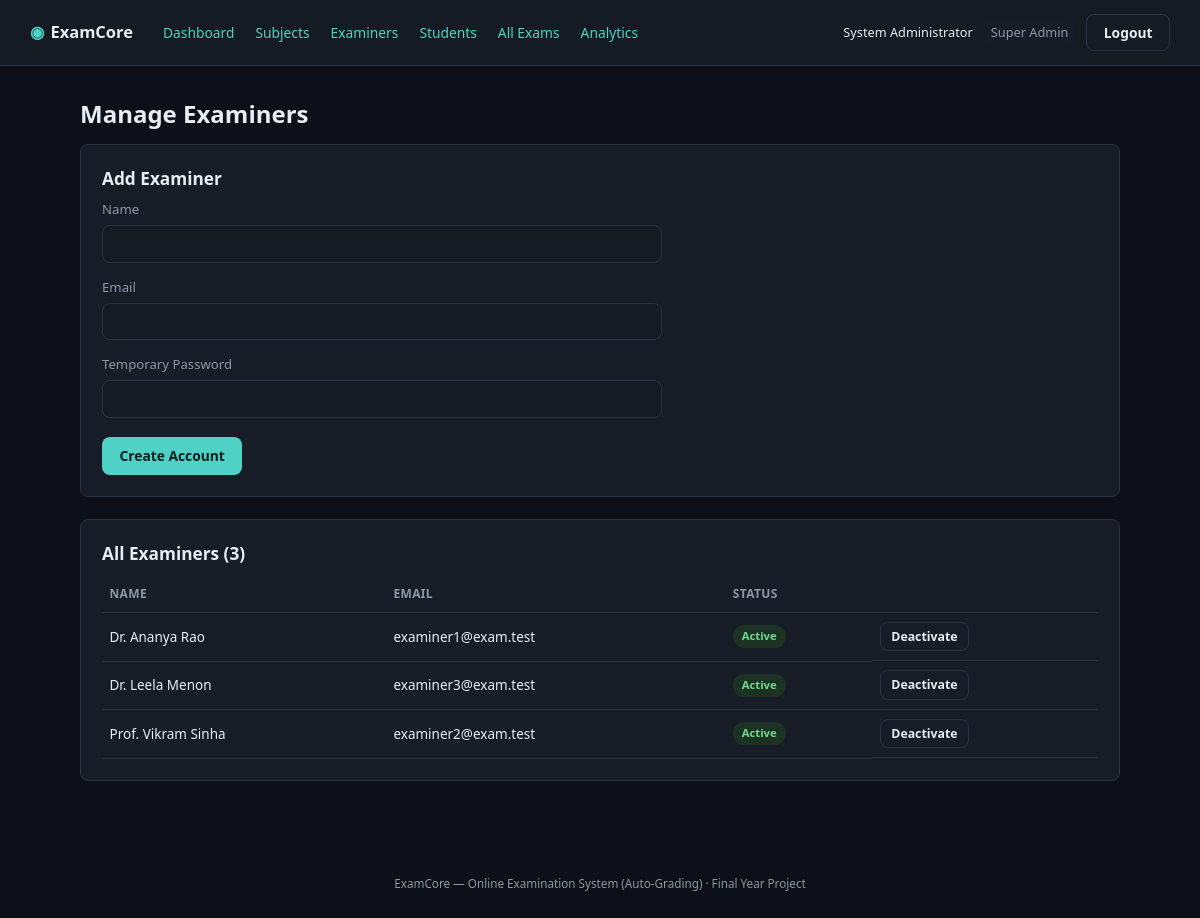
Screenshot of /index.php?route=admin/examiners (signed in) with the database file from the repository.
### tables this page shows
CREATE TABLE users (
    id            INT AUTO_INCREMENT PRIMARY KEY,
    name          VARCHAR(100) NOT NULL,
    email         VARCHAR(150) NOT NULL UNIQUE,
    password      VARCHAR(255) NOT NULL,
    role          ENUM('super_admin','examiner','student') NOT NULL,
    status        ENUM('active','inactive') NOT NULL DEFAULT 'active',
    created_at    TIMESTAMP NOT NULL DEFAULT CURRENT_TIMESTAMP
);

### app/controllers/AdminController.php (called while the page is built, shortened)
<?php
require_once __DIR__ . '/../models/User.php';
class AdminController
{
    public function examiners(): void
    {
        $examiners = User::allByRole('examiner');
        $pageTitle = 'Manage Examiners';
        require __DIR__ . '/../views/admin/examiners.php';
    }
}

### public/index.php (called while the page is built, shortened)
<?php
require_once __DIR__ . '/../core/helpers.php';
require_once __DIR__ . '/../core/Database.php';
require_once __DIR__ . '/../app/controllers/AdminController.php';
$router = new Router();
$router->get('login', fn() => (new AuthController())->showLogin());
$router->post('login', fn() => (new AuthController())->login());
$router->post('logout', fn() => (new AuthController())->logout());
$router->get('admin/dashboard', fn() => (new AdminController())->dashboard());
$router->get('admin/subjects', fn() => (new AdminController())->subjects());
$router->post('admin/subjects/store', fn() => (new AdminController())->subjectStore());
$router->post('admin/subjects/update', fn() => (new AdminController())->subjectUpdate());
$router->post('admin/subjects/delete', fn() => (new AdminController())->subjectDelete());
$router->get('admin/examiners', fn() => (new AdminController())->examiners());
$router->post('admin/examiners/store', fn() => (new AdminController())->examinerStore());
$router->post('admin/examiners/status', fn() => (new AdminController())->examinerToggleStatus());
$router->get('admin/students', fn() => (new AdminController())->students());
$router->post('admin/students/store', fn() => (new AdminController())->studentStore());
$router->post('admin/students/status', fn() => (new AdminController())->studentToggleStatus());
$router->get('admin/exams', fn() => (new AdminController())->exams());
$router->get('admin/analytics', fn() => (new AdminController())->analytics());
$router->get('examiner/dashboard', fn() => (new ExaminerController())->dashboard());
$router->get('examiner/exams', fn() => (new ExaminerController())->exams());
$router->get('examiner/exams/create', fn() => (new ExaminerController())->examCreateForm());
$router->post('examiner/exams/store', fn() => (new ExaminerController())->examStore());
$router->get('examiner/exams/edit', fn() => (new ExaminerController())->examEditForm());
$router->post('examiner/exams/update', fn() => (new ExaminerController())->examUpdate());
$router->post('examiner/exams/delete', fn() => (new ExaminerController())->examDelete());
$router->post('examiner/exams/publish', fn() => (new ExaminerController())->examPublishToggle());
$router->get('examiner/questions', fn() => (new ExaminerController())->questions());
$router->post('examiner/questions/store', fn() => (new ExaminerController())->questionStore());
$router->post('examiner/questions/update', fn() => (new ExaminerController())->questionUpdate());
$router->post('examiner/questions/delete', fn() => (new ExaminerController())->questionDelete());
$router->get('examiner/results', fn() => (new ExaminerController())->results());
$router->get('examiner/analytics', fn() => (new ExaminerController())->analytics());
$router->get('student/dashboard', fn() => (new StudentController())->dashboard());
$router->get('student/exams', fn() => (new StudentController())->exams());
$router->get('student/exam/start', fn() => (new StudentController())->examStart());
$router->get('student/exam/attempt', fn() => (new StudentController())->examAttempt());
$router->post('student/exam/autosave', fn() => (new StudentController())->autosave());
$router->post('student/exam/violation', fn() => (new StudentController())->violation());
$router->post('student/exam/submit', fn() => (new StudentController())->submit());
$router->get('student/results', fn() => (new StudentController())->results());
$router->get('student/results/view', fn() => (new StudentController())->resultView());
$route = $_GET['route'] ?? '';
$router->dispatch($_SERVER['REQUEST_METHOD'], $route);

### core/Router.php (called while the page is built, shortened)
<?php
class Router
{
    private array $routes = ['GET' => [], 'POST' => []];
    public function get(string $route, callable $handler): void
    {
        $this->routes['GET'][$route] = $handler;
    }
    public function post(string $route, callable $handler): void
    {
        $this->routes['POST'][$route] = $handler;
    }
    public function dispatch(string $method, string $route): void
    {
        $handler = $this->routes[$method][$route] ?? null;
        try {
            $handler();
        } catch (Throwable $e) {
            error_log($e->getMessage());
            http_response_code(500);
            require __DIR__ . '/../app/views/errors/500.php';
        }
    }
}

### core/helpers.php (called while the page is built, shortened)
<?php
function e(?string $value): string
{
    return htmlspecialchars($value ?? '', ENT_QUOTES, 'UTF-8');
}

### config/database.php (called while the page is built)
<?php
return [
    'host'     => '127.0.0.1',
    'port'     => 3306,
    'database' => 'online_examination_system',
    'username' => 'root',
    'password' => '',
    'charset'  => 'utf8mb4',
];

### core/Database.php (called while the page is built)
<?php
class Database
{
    private static ?PDO $instance = null;
    public static function connect(): PDO
    {
        if (self::$instance === null) {
            $config = require __DIR__ . '/../config/database.php';
            $dsn = sprintf(
                'mysql:host=%s;port=%d;dbname=%s;charset=%s',
                $config['host'],
                $config['port'],
                $config['database'],
                $config['charset']
            );
            self::$instance = new PDO($dsn, $config['username'], $config['password'], [
                PDO::ATTR_ERRMODE            => PDO::ERRMODE_EXCEPTION,
                PDO::ATTR_DEFAULT_FETCH_MODE => PDO::FETCH_ASSOC,
                PDO::ATTR_EMULATE_PREPARES   => false,
            ]);
        }
        return self::$instance;
    }
}

### app/models/User.php (called while the page is built, shortened)
<?php
require_once __DIR__ . '/../../core/Database.php';
class User
{
    public static function allByRole(string $role): array
    {
        $stmt = Database::connect()->prepare('SELECT * FROM users WHERE role = ? ORDER BY name');
        $stmt->execute([$role]);
        return $stmt->fetchAll();
    }
}

### app/views/admin/examiners.php (the view, shortened to what this page needs)
<?php require __DIR__ . '/../partials/header.php'; ?>
<?php require __DIR__ . '/../partials/navbar.php'; ?>
<main class="page">
    <h1><?= e($pageTitle) ?></h1>
    <section class="card">
        <h2>Add Examiner</h2>
        <form method="POST" action="/index.php?route=admin/examiners/store" class="form-grid">
            <label>Name <input type="text" name="name" required></label>
            <label>Email <input type="email" name="email" required></label>
            <label>Temporary Password <input type="password" name="password" minlength="8" required></label>
            <div class="form-actions"><button type="submit" class="btn btn-primary">Create Account</button></div>
        </form>
    </section>
    <section class="card">
        <h2>All Examiners (<?= count($examiners) ?>)</h2>
        <table class="data-table">
            <thead><tr><th>Name</th><th>Email</th><th>Status</th><th></th></tr></thead>
            <tbody>
            <?php foreach ($examiners as $u): ?>
                <tr>
                    <td><?= e($u['name']) ?></td>
                    <td><?= e($u['email']) ?></td>
                    <td><span class="badge badge-<?= e($u['status']) ?>"><?= e($u['status']) ?></span></td>
                    <td class="row-actions">
                        <form method="POST" action="/index.php?route=admin/examiners/status" class="inline-form">
                            <button type="submit" class="btn btn-ghost btn-sm"><?= $u['status'] === 'active' ? 'Deactivate' : 'Activate' ?></button>
                        </form>
                    </td>
                </tr>
            <?php endforeach; ?>
            </tbody>
        </table>
    </section>
</main>
<?php require __DIR__ . '/../partials/footer.php'; ?>

### public/assets/css/style.css (style rules this page uses)
:root { --bg: #0d1117; --bg-elevated: #151b23; --bg-card: #161d27; --border: #2a3341; --text: #e6edf3; --text-muted: #8b98a5; --accent: #4fd1c5; --accent-dark: #2fb3a6; --accent-contrast: #04211d; --danger: #f26d6d; --danger-bg: #3a1f22; --success: #6fd88a; --success-bg: #1c3324; --warning: #f2c46d; --warning-bg: #3a301c; --radius: 8px; --font: 'Segoe UI', system-ui, -apple-system, Roboto, sans-serif; --mono: 'Consolas', 'SFMono-Regular', Menlo, monospace; }
* { box-sizing: border-box; }
html, body { margin: 0; padding: 0; background: var(--bg); color: var(--text); font-family: var(--font); font-size: 15px; line-height: 1.5; }
h1, h2, h3 { font-weight: 600; margin: 0 0 0.5em; }
h1 { font-size: 1.6rem; }
h2 { font-size: 1.15rem; }
.btn { display: inline-block; padding: 0.55rem 1.1rem; border-radius: var(--radius); border: 1px solid transparent; font-size: 0.92rem; font-weight: 600; cursor: pointer; font-family: inherit; }
.btn-primary { background: var(--accent); color: var(--accent-contrast); }
.btn-ghost { background: transparent; color: var(--text); border-color: var(--border); }
.btn-sm { padding: 0.35rem 0.7rem; font-size: 0.82rem; }
.inline-form { display: inline-block; margin: 0; }
.page { max-width: 1100px; margin: 0 auto; padding: 2rem; }
.card { background: var(--bg-card); border: 1px solid var(--border); border-radius: var(--radius); padding: 1.4rem; margin-bottom: 1.5rem; }
.data-table { width: 100%; border-collapse: collapse; font-size: 0.9rem; }
.data-table th, .data-table td { text-align: left; padding: 0.6rem 0.5rem; border-bottom: 1px solid var(--border); }
.data-table th { color: var(--text-muted); font-weight: 600; font-size: 0.8rem; text-transform: uppercase; letter-spacing: 0.03em; }
.row-actions { display: flex; gap: 0.4rem; flex-wrap: wrap; }
.badge { display: inline-block; padding: 0.2rem 0.6rem; border-radius: 12px; font-size: 0.75rem; font-weight: 600; text-transform: capitalize; }
.badge-active, .badge-published, .badge-submitted, .badge-correct { background: var(--success-bg); color: var(--success); }
.form-grid { display: flex; flex-direction: column; gap: 1rem; max-width: 560px; }
.form-grid label { display: flex; flex-direction: column; gap: 0.35rem; font-size: 0.88rem; color: var(--text-muted); }
input[type=text], input[type=email], input[type=password], input[type=number], input[type=datetime-local], select, textarea { background: var(--bg-elevated); border: 1px solid var(--border); border-radius: var(--radius); color: var(--text); padding: 0.55rem 0.7rem; font-family: inherit; font-size: 0.92rem; }
.form-actions { display: flex; gap: 0.6rem; margin-top: 0.3rem; }

### rows the page displays
users: name "Dr. Ananya Rao", email "examiner1@exam.test", status "Active", shows "Deactivate"
users: name "Dr. Leela Menon", email "examiner3@exam.test", status "Active", shows "Deactivate"
users: name "Prof. Vikram Sinha", email "examiner2@exam.test", status "Active", shows "Deactivate"

### other values shown
$label "Dashboard"
$label "Subjects"
$label "Examiners"
$label "Students"
$label "All Exams"
$label "Analytics"
Auth::name() "System Administrator"
str_replace('_', ' ', $role) "Super Admin"
$pageTitle "Manage Examiners"
count($examiners) "3"
